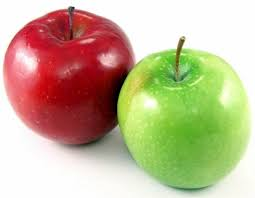
#> input picture apel2.jpg, 255 x 198 px
$ python opencv_detect.py   (older library calls are emulated)
#> lines starting #> are read from the running program, lines starting #| are printed output that depends on the picture; after the words box and inside, x2 and y2 are one past the last pixel; in counts of white or black regions, pixels touching at a corner belong together
#> further down, apple is the input picture: shape (198, 255, 3); mean B, G, R 148.8, 181.5, 196.2
import cv2
import numpy as np

green=(0,255,0)
red=(255,0,0)
blue=(0,0,255)

def findContour(image): #cari garis tepi terbesar
	image=image.copy()

	_ , contours , hierarchy=cv2.findContours(image,cv2.RETR_LIST,cv2.CHAIN_APPROX_SIMPLE)
	contour_sizes=[(cv2.contourArea(contour),contour) for contour in contours]
	biggest_contour=max(contour_sizes,key=lambda x:x[0])[1]
	mask=np.zeros(image.shape,np.uint8)
	cv2.drawContours(mask,[biggest_contour],-1,255,-1)
	cv2.imshow('mask',mask)
	return biggest_contour,mask

def circleContour(image,contour): #make apple circled
	image_with_ellipse=image.copy()
	ellipse=cv2.fitEllipse(contour)
	cv2.ellipse(image_with_ellipse,ellipse,green,2,1)
	imageEllipse = cv2.cvtColor(image_with_ellipse,cv2.COLOR_RGB2BGR)
	return imageEllipse

def drawApple(image):
	#PRE PROCESSING OF IMAGE
	image=cv2.cvtColor(image,cv2.COLOR_BGR2RGB)
	maxsize=max(image.shape)
#> maxsize = 255

	#resize image
	scale=700/maxsize
#> scale = 2.75
	image=cv2.resize(image,None,fx=scale,fy=scale)
#> image: shape (544, 700, 3)
	image_blur=cv2.GaussianBlur(image,(7,7),0) #blurring
	image_blur_hsv=cv2.cvtColor(image_blur,cv2.COLOR_RGB2HSV) #HSV for color
#> image_blur_hsv: shape (544, 700, 3); mean H, S, V 62, 93.1, 212.3

        #HSV for apple detection
	min_color=np.array([0,100,100])
	max_color=np.array([10,256,256])
	mask1=cv2.inRange(image_blur_hsv,min_color,max_color)
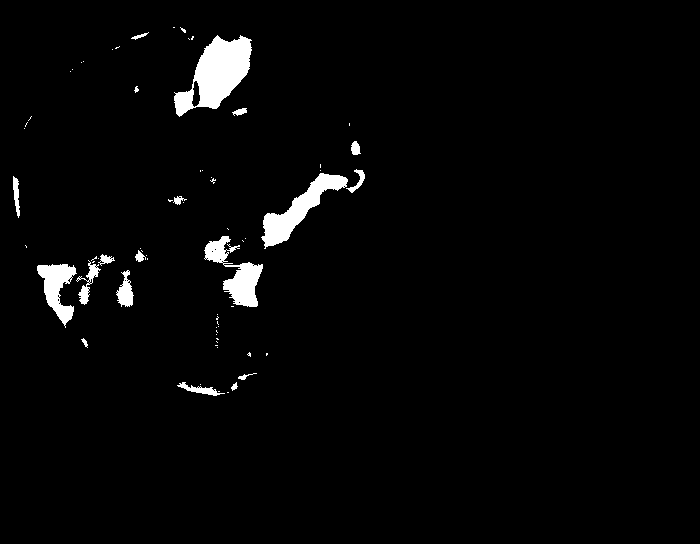
#> mask1: shape (544, 700); 2.7% white; 69 white regions (50 under 20 px), largest, box (x1, y1, x2, y2) and area: (174, 35, 252, 117) 3255, (261, 173, 348, 249) 1991, (204, 236, 263, 307) 1666
	min_color2=np.array([170,100,80])
	max_color2=np.array([180,256,256])
	mask2=cv2.inRange(image_blur_hsv,min_color2,max_color2)
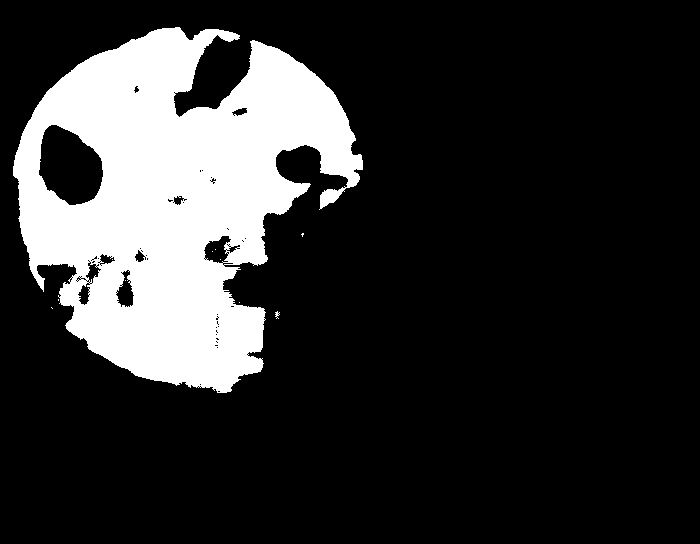
#> mask2: shape (544, 700); 19.1% white; 11 white regions (9 under 20 px), largest, box (x1, y1, x2, y2) and area: (13, 27, 363, 393) 72796, (275, 311, 280, 319) 20
	mask=mask1+mask2
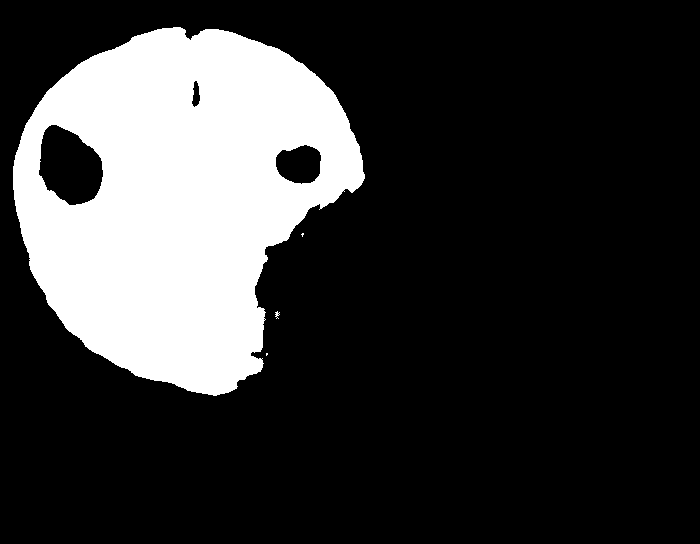
#> mask: shape (544, 700); 21.8% white; 4 white regions (2 under 20 px)

	big_contour,mask_fruit=findContour(mask) #get contour
#> in findContour, `_ , contours , hierarchy=cv2.findContours(image,cv2.RETR_LIST,cv2.CHAI..`: contours = 9 contours, 5 with area under 20; largest, box (x1, y1, x2, y2) and area: (13, 27, 365, 396) 87543, (38, 124, 104, 206) 3789, (275, 144, 322, 185) 1422, (191, 80, 201, 108) 164
#> in findContour, `contour_sizes=[(cv2.contourArea(contour),contour) for contour in conto..`: contour_sizes = 9 items
#> in findContour, `biggest_contour=max(contour_sizes,key=lambda x:x[0])[1]`: biggest_contour = contour of 621 points, box (x1, y1, x2, y2) (13, 27, 365, 396), area 87543
#> in findContour, `cv2.drawContours(mask,[biggest_contour],-1,255,-1)`:
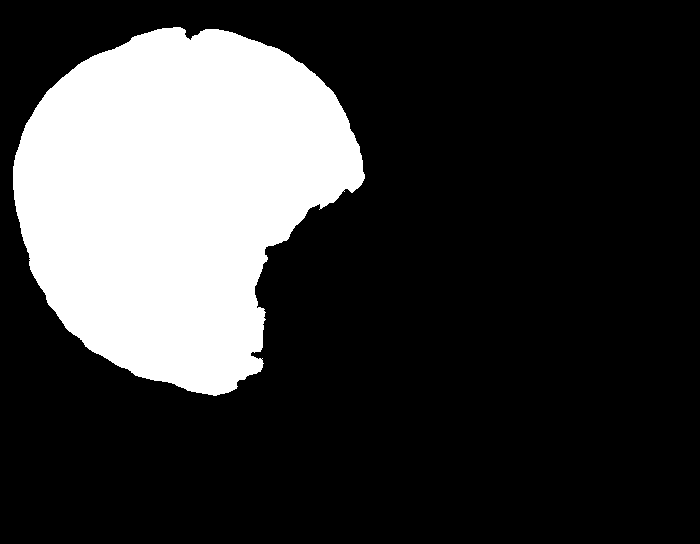
#> mask: shape (544, 700); 23.1% white; 1 white region, box (x1, y1, x2, y2) and area: (13, 27, 365, 396) 88093
#> big_contour has the same summary as biggest_contour in findContour
	circled=circleContour(image,big_contour) #make image circled
#> in circleContour, `ellipse=cv2.fitEllipse(contour)`: ellipse = ((177.7, 198.2), (319.4, 367), 21.64)
#> in circleContour, `cv2.ellipse(image_with_ellipse,ellipse,green,2,1)`:
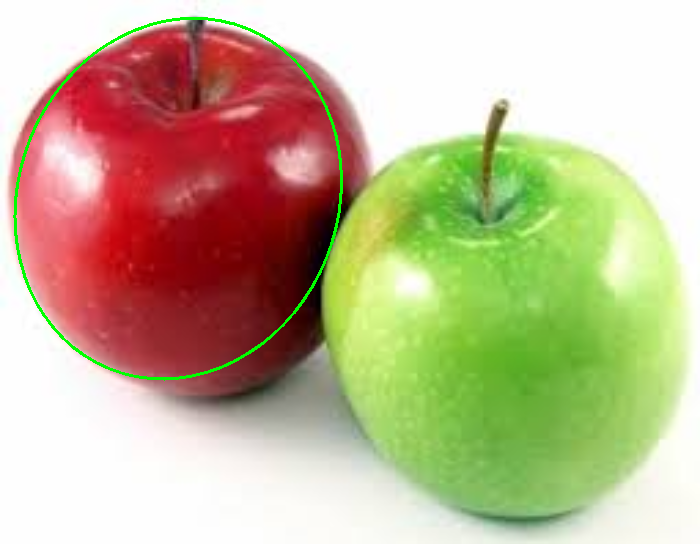
#> image_with_ellipse: shape (544, 700, 3); mean R, G, B 194.6, 182.6, 147.7
	return circled

#input image
apple=cv2.imread('apel2.jpg')

#process image
result_apple=drawApple(apple)

#output image
cv2.imshow('Original', apple)
cv2.imshow('hasil',result_apple)

#cv2.imwrite('red_new.jpg',result_apple)

$ run again, with apel1.jpg copied over apel2.jpg
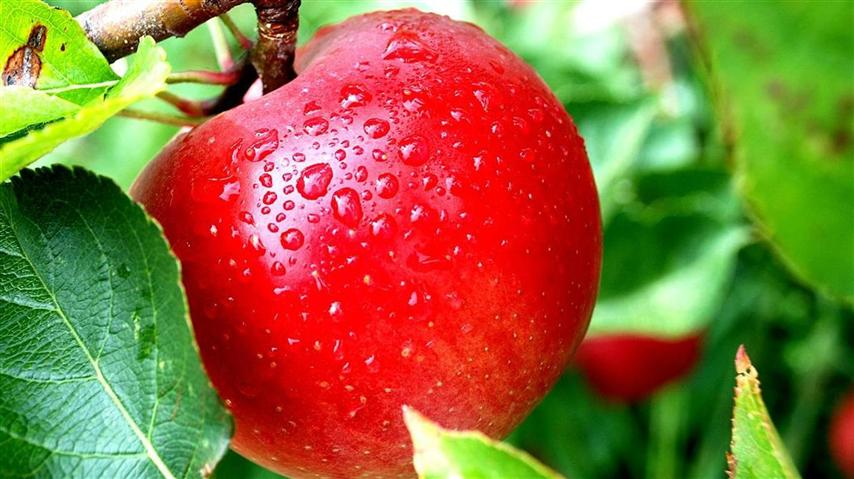
#> input picture apel1.jpg, 854 x 479 px
#> apple is the input picture: shape (479, 854, 3); mean B, G, R 59.5, 109.8, 144.2
#> image_blur_hsv: shape (393, 700, 3); mean H, S, V 59.4, 187.2, 180.2
#> in drawApple, `mask1=cv2.inRange(image_blur_hsv,min_color,max_color)`:
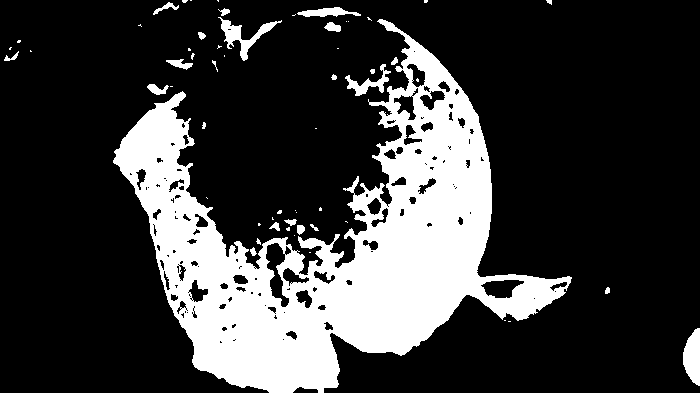
#> mask1: shape (393, 700); 23.1% white; 58 white regions (34 under 20 px), largest, box (x1, y1, x2, y2) and area: (113, 19, 572, 393) 60020, (218, 17, 282, 61) 727, (683, 328, 700, 386) 723
#> mask2: shape (393, 700); 13.4% white; 138 white regions (76 under 20 px), largest, box (x1, y1, x2, y2) and area: (171, 14, 410, 275) 30528, (266, 243, 291, 307) 711, (242, 133, 273, 165) 578
#> contours = 58 contours, 30 with area under 20; largest, box (x1, y1, x2, y2) and area: (113, 7, 572, 393) 104654, (201, 94, 318, 216) 7116, (242, 133, 273, 165) 678, (683, 328, 700, 386) 662, (166, 53, 195, 70) 190
#> contour_sizes = 58 items
#> biggest_contour = contour of 839 points, box (x1, y1, x2, y2) (113, 7, 572, 393), area 104654
#> big_contour has the same summary as biggest_contour in findContour
#> ellipse = ((330.2, 202), (354.5, 419.3), 90.39)
#> in circleContour, `cv2.ellipse(image_with_ellipse,ellipse,green,2,1)`:
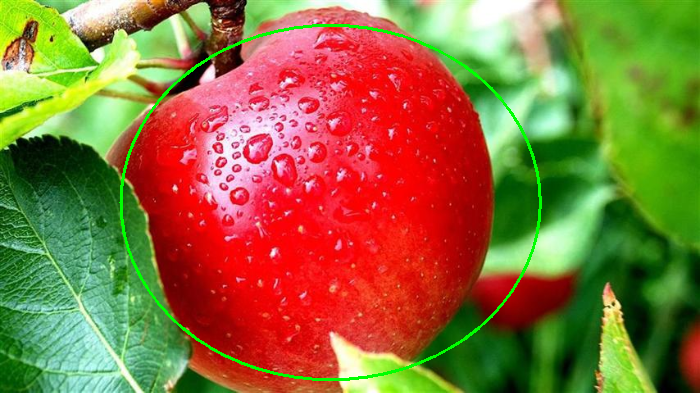
#> image_with_ellipse: shape (393, 700, 3); mean R, G, B 142.4, 111.7, 58.6

$ run again, with apel3.jpg copied over apel2.jpg
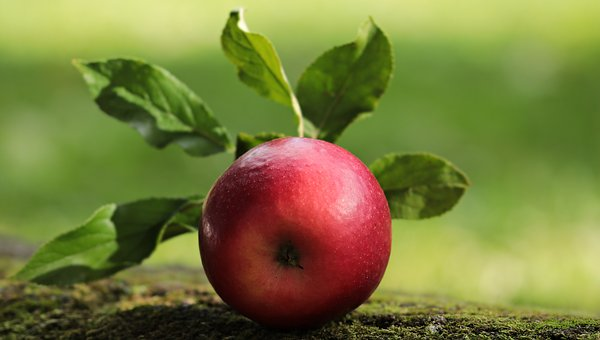
#> input picture apel3.jpg, 600 x 340 px
#> apple is the input picture: shape (340, 600, 3); mean B, G, R 59.8, 124.6, 121
#> image_blur_hsv: shape (397, 700, 3); mean H, S, V 43.7, 151.8, 137.1
#> in drawApple, `mask1=cv2.inRange(image_blur_hsv,min_color,max_color)`:
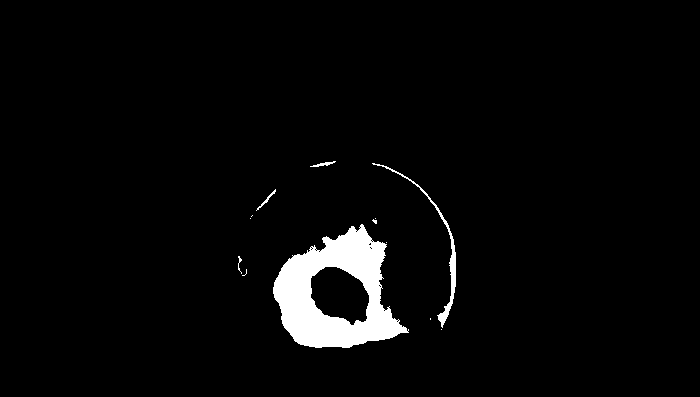
#> mask1: shape (397, 700); 3.3% white; 13 white regions (8 under 20 px), largest, box (x1, y1, x2, y2) and area: (273, 224, 409, 348) 8403, (372, 163, 456, 328) 678, (310, 161, 336, 167) 61, (256, 189, 276, 211) 60, (238, 256, 242, 274) 28
#> mask2: shape (397, 700); 5.2% white; 7 white regions (5 under 20 px), largest, box (x1, y1, x2, y2) and area: (253, 165, 452, 336) 14239, (314, 163, 335, 171) 89
#> contours = 18 contours, 14 with area under 20; largest, box (x1, y1, x2, y2) and area: (253, 163, 456, 348) 26268, (310, 266, 370, 326) 2498, (393, 197, 420, 251) 852, (310, 161, 336, 171) 122
#> contour_sizes = 18 items
#> biggest_contour = contour of 362 points, box (x1, y1, x2, y2) (253, 163, 456, 348), area 26268
#> big_contour has the same summary as biggest_contour in findContour
#> ellipse = ((360, 258.9), (183.6, 200.8), 108.2)
#> in circleContour, `cv2.ellipse(image_with_ellipse,ellipse,green,2,1)`:
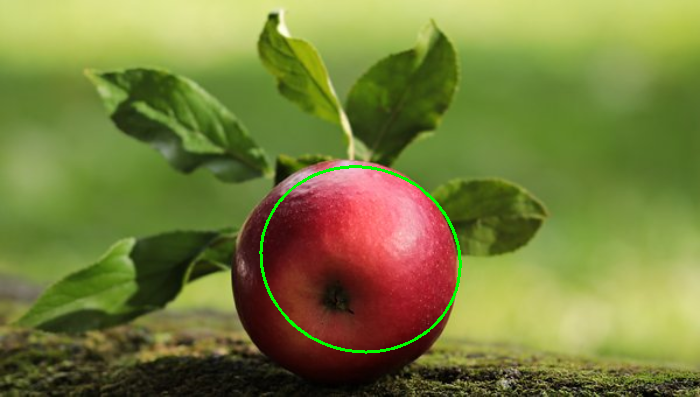
#> image_with_ellipse: shape (397, 700, 3); mean R, G, B 120.1, 125.7, 59.3

$ run again, with apelb.jpg copied over apel2.jpg
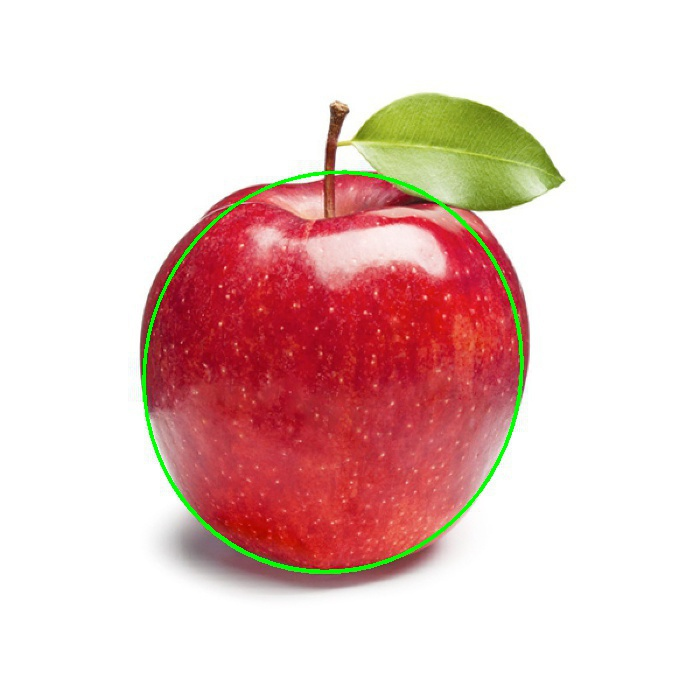
#> input picture apelb.jpg, 700 x 700 px
#> apple is the input picture: shape (700, 700, 3); mean B, G, R 199.1, 202.4, 232.7
#> image_blur_hsv: shape (700, 700, 3); mean H, S, V 40.5, 52.2, 235.2
#> in drawApple, `mask1=cv2.inRange(image_blur_hsv,min_color,max_color)`:
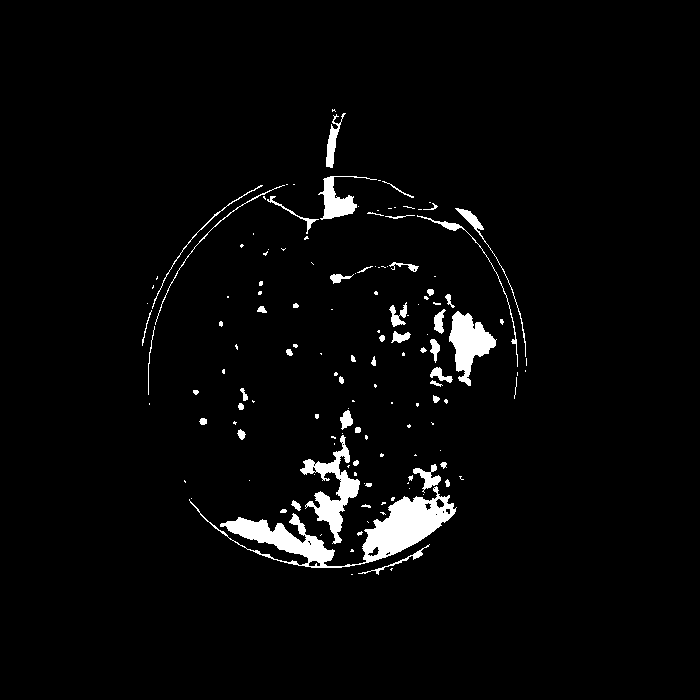
#> mask1: shape (700, 700); 3.2% white; 143 white regions (90 under 20 px), largest, box (x1, y1, x2, y2) and area: (189, 486, 457, 568) 5844, (300, 435, 360, 544) 2001, (449, 311, 497, 386) 1760
#> mask2: shape (700, 700); 18.6% white; 21 white regions (11 under 20 px), largest, box (x1, y1, x2, y2) and area: (149, 177, 518, 566) 88124, (142, 185, 260, 339) 1111, (477, 218, 528, 360) 991
#> contours = 20 contours, 11 with area under 20; largest, box (x1, y1, x2, y2) and area: (148, 176, 518, 568) 109086, (253, 223, 447, 280) 6261, (455, 208, 528, 366) 1223, (142, 185, 263, 346) 1200, (271, 193, 326, 220) 940
#> contour_sizes = 20 items
#> biggest_contour = contour of 609 points, box (x1, y1, x2, y2) (148, 176, 518, 568), area 109086
#> big_contour has the same summary as biggest_contour in findContour
#> ellipse = ((331, 371.4), (355.9, 387), 9.27)
#> in circleContour, `cv2.ellipse(image_with_ellipse,ellipse,green,2,1)`:
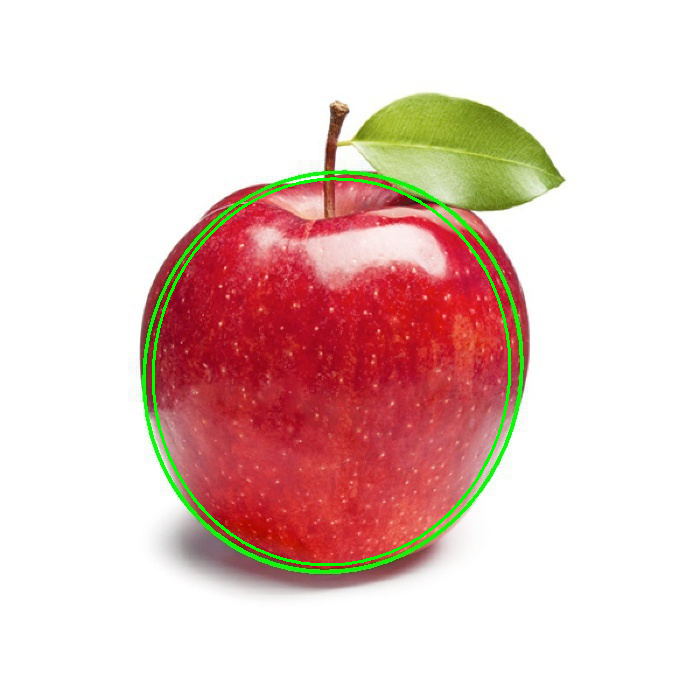
#> image_with_ellipse: shape (700, 700, 3); mean R, G, B 231.4, 203.7, 198.5
